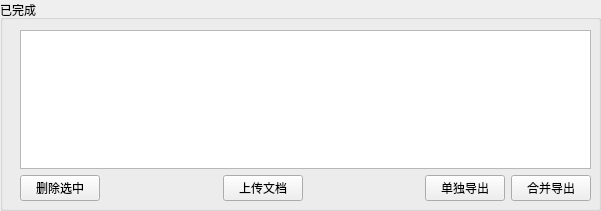
            <widget class="QGroupBox" name="groupBox_3">
                <property name="geometry">
                    <rect>
                        <x>550</x>
                        <y>420</y>
                        <width>601</width>
                        <height>211</height>
                    </rect>
                </property>
                <property name="title">
                    <string>已完成</string>
                </property>
                <widget class="QWidget" name="verticalLayoutWidget_3">
                    <property name="geometry">
                        <rect>
                            <x>20</x>
                            <y>30</y>
                            <width>571</width>
                            <height>171</height>
                        </rect>
                    </property>
                    <layout class="QVBoxLayout" name="verticalLayout_3">
                        <item>
                            <widget class="QTableView" name="tableView"/>
                        </item>
                        <item>
                            <layout class="QHBoxLayout" name="horizontalLayout_3">
                                <item>
                                    <widget class="QPushButton" name="shanChuXuanZhongBtn">
                                        <property name="text">
                                            <string>删除选中</string>
                                        </property>
                                    </widget>
                                </item>
                                <item>
                                    <spacer name="horizontalSpacer_3">
                                        <property name="orientation">
                                            <enum>Qt::Horizontal</enum>
                                        </property>
                                        <property name="sizeHint" stdset="0">
                                            <size>
                                                <width>40</width>
                                                <height>20</height>
                                            </size>
                                        </property>
                                    </spacer>
                                </item>
                                <item>
                                    <widget class="QPushButton" name="shangChuanWenDangBtn">
                                        <property name="text">
                                            <string>上传文档</string>
                                        </property>
                                    </widget>
                                </item>
                                <item>
                                    <spacer name="horizontalSpacer_5">
                                        <property name="orientation">
                                            <enum>Qt::Horizontal</enum>
                                        </property>
                                        <property name="sizeHint" stdset="0">
                                            <size>
                                                <width>40</width>
                                                <height>20</height>
                                            </size>
                                        </property>
                                    </spacer>
                                </item>
                                <item>
                                    <widget class="QPushButton" name="danDuDaoChuBtn">
                                        <property name="text">
                                            <string>单独导出</string>
                                        </property>
                                    </widget>
                                </item>
                                <item>
                                    <widget class="QPushButton" name="heBingDapChuBtn">
                                        <property name="text">
                                            <string>合并导出</string>
                                        </property>
                                    </widget>
                                </item>
                            </layout>
                        </item>
                    </layout>
                </widget>
            </widget>
